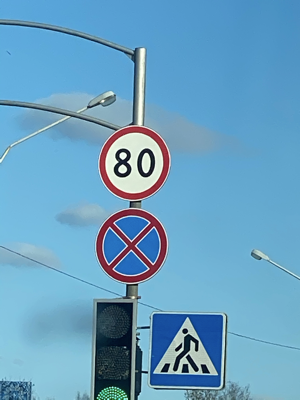
#> input picture Projetos/proj1/src/dataset/simple_medium_images/cw_tl_sp_771.png, 300 x 400 px
$ python square_blue_signs.py
#> lines starting #> are read from the running program, lines starting #| are printed output that depends on the picture; after the words box and inside, x2 and y2 are one past the last pixel; in counts of white or black regions, pixels touching at a corner belong together
### Projetos/proj1/src/preprocess.py
import cv2 as cv


def preprocess_image(image, for_blue):
    """
    Prepprocesses the image, to remove noise and make it easier to find structures.
    Applies Gaussian blurr, applies a threshold to the image and applies morphological operations to remove unwanted parts.
    Current version is biased to squares. Future versions may not be.

    :param image: The image to preprocess

    :return: The preprocessed image"""

    blurred_image = cv.bilateralFilter(image, 9, 100, 100)

    mean_shift = cv.pyrMeanShiftFiltering(blurred_image, 10, 32)

    # Only filter for blue signs (for red signs it is not needed)
    if for_blue:
        mean_shift =_filter_non_blue(mean_shift)

    gray_image = cv.cvtColor(mean_shift, cv.COLOR_BGR2GRAY)

    return gray_image


def _filter_non_blue(image):
    """
    Filters the image to only keep blue colors.

    :param image: The image to filter

    :return: The filtered image"""

    hsv = cv.cvtColor(image, cv.COLOR_BGR2HSV)

    mask = cv.inRange(hsv, (100, 100, 100), (135, 255, 255))
    res = cv.bitwise_and(image, image, mask=mask)

    return res

### Projetos/proj1/src/square_blue_signs.py
import cv2 as cv
import preprocess


def find_square_blue_signs(image):
    """
    Finds all blue squares signs in the image

    :param image: The image to find blue squares signs in

    :return: A list of find signs. Each sign is a dicionary with two points(pt1 and pt2, necessary to draw the rectangle)
    and the name of the sign"""

    preprocessed_image = preprocess.preprocess_image(image, True)

    squares = find_squares(preprocessed_image)

    return is_blue_square(image, squares)


def find_squares(image):
    """
    Finds all squares in the image

    :param image: The image to find squares in"""

    thresh_image = apply_thresholding(image)

    square_positions = find_square_position(thresh_image)

    return square_positions


def apply_thresholding(image):

    thresh = cv.adaptiveThreshold(image, 255, cv.ADAPTIVE_THRESH_GAUSSIAN_C, cv.THRESH_BINARY_INV, 11, 2)

    return thresh


def find_square_position(image):
    """
    Finds all squares position in the image

    :param image: The image to find squares in

    :return: A list of numpy arrays containing the coordinates of the squares"""

    MIN_SIGNAL_AREA = image.shape[0] * image.shape[1] * 0.01

    contours, _ = cv.findContours(image, cv.RETR_LIST, cv.CHAIN_APPROX_SIMPLE)
    final = []

    for cnt in contours:
        approx = cv.approxPolyDP(cnt, 0.01 * cv.arcLength(cnt, True), True)
        area = cv.contourArea(cnt)

        if area > MIN_SIGNAL_AREA and is_rectangle(approx) and cv.isContourConvex(approx):
            rectangle = cv.boundingRect(cnt)
            final.append(rectangle)

    filtered_squares = filter_squares(final)

    return filtered_squares


def is_rectangle(approx):
    return len(approx) > 3


def filter_squares(squares):

    areas_searched = []

    sorte_squares = sorted(squares, key=lambda x: x[2] * x[3], reverse=True)

    filtered = []
    for square in sorte_squares:
        x, y, w, h = square
        already_searched = False

        # This checks if the area was already searched
        for area in areas_searched:
            if area[0] <= x <= area[1] and area[2] <= y <= area[3]:
                already_searched = True
                break

        if already_searched:
            continue

        areas_searched.append((x, x + w, y, y + h))


        filtered.append(square)


    return filtered

def is_blue_square(image, squares):
    """
    Checks if the square is blue, based on the number of blue squares in the image.
    The image is considered blue if the number of blue squares is greater than a certain threshold.

    :param image: The image
    :param squares: The coordenates of the squares of the image

    :return: True if the square is blue, False otherwise"""

    res = []

    for square in squares:

        x, y, w, h = square

        square_area = w * h

        # Region of interest where potential sign is
        roi = image[y:y + h, x:x + w]

        hsv_roi = cv.cvtColor(roi, cv.COLOR_BGR2HSV)

        only_blue = cv.inRange(hsv_roi, (100, 100, 100), (135, 255, 255))

        # Count blue pixels
        blue_pixels_n = cv.countNonZero(only_blue)

        # Percentage of blue pixels
        blue_percentage = blue_pixels_n / square_area

        if blue_percentage > 0.3:
            obj_square = {
                "pt1": (x, y),
                "pt2": (x + w, y + h),
                "name": "Blue square sign"
            }
            res.append(obj_square)

    return res


# This main function is used for testing purposes
if __name__ == "__main__":

    # Path to the images
    path = 'dataset/simple_medium_images/cw_tl_sp_771.png'

    image = cv.imread(path)
#> image is the input picture: shape (400, 300, 3); mean B, G, R 193.7, 160.3, 105.1

    if len(find_square_blue_signs(image)) > 0:
#> in preprocess_image, `mean_shift = cv.pyrMeanShiftFiltering(blurred_image, 10, 32)`:
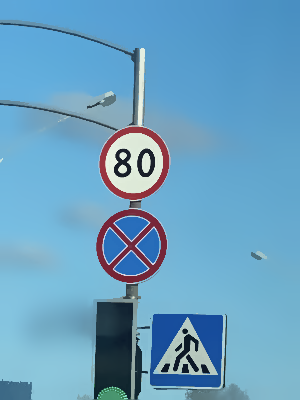
#> mean_shift: shape (400, 300, 3); mean B, G, R 194.3, 160.6, 104.7
#> in _filter_non_blue, `hsv = cv.cvtColor(image, cv.COLOR_BGR2HSV)`: hsv: shape (400, 300, 3); mean H, S, V 101.3, 123.9, 196.6
#> in _filter_non_blue, `mask = cv.inRange(hsv, (100, 100, 100), (135, 255, 255))`:
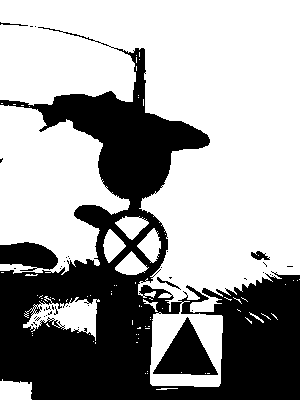
#> mask: shape (400, 300); 63.2% white; 41 black regions (35 under 20 px), largest, box (x1, y1, x2, y2) and area: (0, 27, 300, 400) 40732, (153, 317, 218, 375) 1914, (0, 242, 58, 271) 1206, (251, 251, 270, 260) 102, (157, 277, 181, 290) 60, (0, 22, 28, 26) 39
#> in _filter_non_blue, `res = cv.bitwise_and(image, image, mask=mask)`:
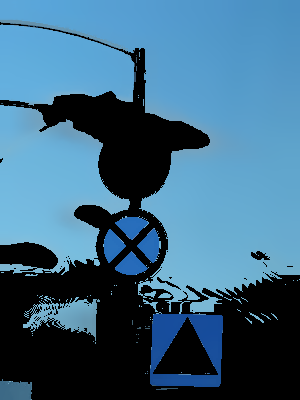
#> res: shape (400, 300, 3); mean B, G, R 129.8, 102.4, 59.9
#> in preprocess_image, `gray_image = cv.cvtColor(mean_shift, cv.COLOR_BGR2GRAY)`:
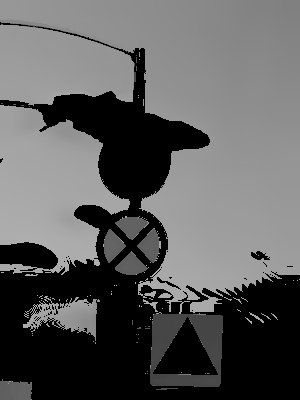
#> gray_image: shape (400, 300); min 0, max 176, mean 92.8
#> in apply_thresholding, `thresh = cv.adaptiveThreshold(image, 255, cv.ADAPTIVE_THRESH_GAUSSIAN_..`:
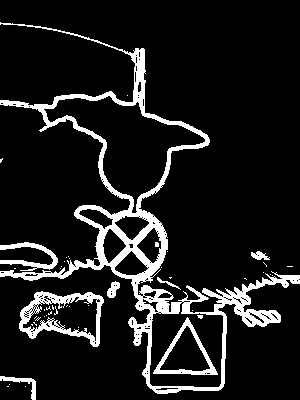
#> thresh: shape (400, 300); 11.3% white; 47 white regions (39 under 20 px)
#> in find_square_position, `contours, _ = cv.findContours(image, cv.RETR_LIST, cv.CHAIN_APPROX_SIM..`: contours = 253 contours, 227 with area under 20; largest, box (x1, y1, x2, y2) and area: (0, 22, 300, 394) 23486, (43, 95, 206, 214) 7133, (149, 301, 224, 388) 5267, (19, 291, 104, 347) 3096, (153, 317, 218, 375) 1830
#> the loop in find_square_position, `for cnt in contours:` made 253 passes
#> (area, rectangle) on pass 32: (1243.5, (159, 325, 52, 47))
#> area on passes 1, 5: 50, 167
#> after the loop in find_square_position, `for cnt in contours:`: final = [(159, 325, 52, 47)]
#> in filter_squares, `areas_searched = []`: areas_searched = []
#> in filter_squares, `sorte_squares = sorted(squares, key=lambda x: x[2] * x[3], reverse=True)`: sorte_squares = [(159, 325, 52, 47)]
#> the loop in filter_squares, `for square in sorte_squares:` made 1 pass
#> after the loop in filter_squares, `for square in sorte_squares:`: areas_searched = [(159, 211, 325, 372)]; filtered = [(159, 325, 52, 47)]
#> the loop in is_blue_square, `for square in squares: ` made 1 pass
#> (x, y, w, h, square_area, blue_pixels_n, blue_percentage) on pass 1: (159, 325, 52, 47, 2444, 775, 0.317)
#> pass 1, in is_blue_square, `roi = image[y:y + h, x:x + w]`:
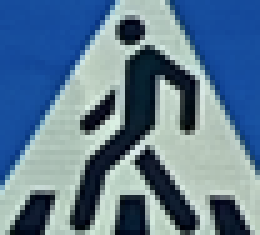
#> roi: shape (47, 52, 3) (shown 5 times larger); mean B, G, R 145.5, 122.2, 93.9
#> pass 1, in is_blue_square, `only_blue = cv.inRange(hsv_roi, (100, 100, 100), (135, 255, 255))`:
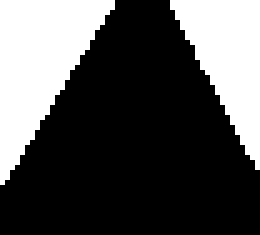
#> only_blue: shape (47, 52) (shown 5 times larger); 31.7% white; 2 white regions, box (x1, y1, x2, y2) and area: (0, 0, 23, 37) 447, (34, 0, 52, 34) 328
#> after the loop in is_blue_square, `for square in squares:`: res = 1 item
        print("Found blue square")
    else:
        print("Not found")
